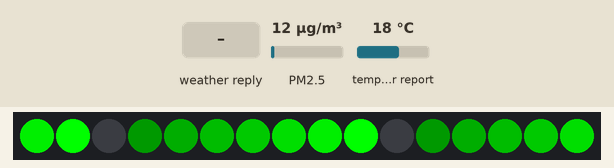
Bench run of a program on a simulated Raspberry Pi Pico running MicroPython. Shown: 16 RGB LEDs in strip order, left to right. The inputs (shaded band) are chosen by the test bench; at power-on: PM2.5 12 µg/m³, temperature in the web weather report 18 °C. WiFi joins after 1.5 s; requests to the public web service named in the program get a made-up reply in its usual format after 0.4 s (London, UTC, broken clouds, 64 % humidity, 1013 hPa unless stated); web requests get an empty 200 reply after 0.4 s; library files of the repository ran but are not shown: neopixel.py; what the program prints to the serial console is not drawn.

Above: at 6.13 s.
At 7.69 s:
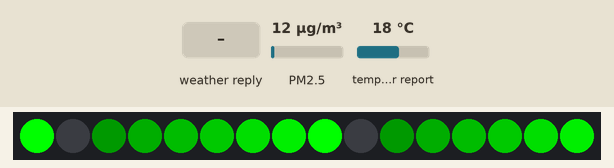
7.7 s: the web weather report turns to Snow
At 12.5 s:
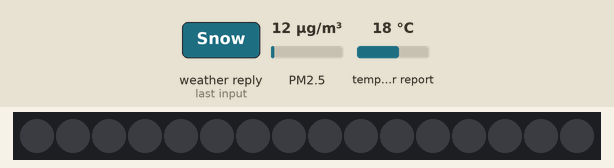

The program:

8._autoFineDustCheckByPicoWFadeWave.py
```python
# This code was written by Juhyun Kim.

import time
from neopixel import Neopixel
import network
import urequests
from timezoneChange import timeOfSeoul # timezoneChange.py 파일이 같은 폴더에 있어야 동작함


# 와이파이 정보
SSID = 'U+Net03CC'
password = 'J6FDFE#490'


# 자기 정보 넣기(Open Wether Map API Key, 측정하고자 하는 곳의 위도, 경도 정보, 자신이 사용하는 WiFi정보)
# https://openweathermap.org/appid 에서 로그인 하고 https://home.openweathermap.org/api_keys 로 이동해서 API Key를 발급받음
API_KEY = '24109ddecb29a5405afe2a8df42c5e34'

# 확인하고 싶은 위치 정보 입력
locations = [
    ('Seoul', '37.566', '126.9784'),
    ('San Francisco', '37.77493', '-122.41942'),
    ('Sevilla', '37.38283', '-5.97317')
]


# 와이파이 연결하기
wlan = network.WLAN(network.STA_IF)
wlan.active(True)
if not wlan.isconnected():
    # 와이파이 연결하기
    wlan.connect(SSID, password)  # 12, 13번 줄에 입력한 SSID와 password가 입력됨
    print("Waiting for Wi-Fi connection", end="...")
    print()
    while not wlan.isconnected():
        print(".", end="")
        time.sleep(1)
else:
    print(wlan.ifconfig())
    print("WiFi is Connected")
    print()


# 네오픽셀의 셀 갯수, PIO상태, 핀번호 정의
numpix = 16
PIO = 0
Pin = 22

# 네오픽셀이 RGB타입일 때 네오픽셀 수, PIO상태, 핀번호, 네오픽셀 타입 순으로 선택
strip = Neopixel(numpix, PIO, Pin, "RGB")

# 밝기 설정(0~255)
strip.brightness(255)


def get_air_quality_index(lat, lon, api_key):
    # 아래의 날씨 정보나 공기 오염도 조회 주소를 복사하여 브라우저의 주소창에 넣고 엔터를 누르면 JSON의 형태로 데이터를 받아볼 수 있음
    # 날씨 정보 조회
    # http://api.openweathermap.org/data/2.5/weather?lat={lat}&lon={lon}&appid={api_key}
    urlWeather = f'http://api.openweathermap.org/data/2.5/weather?lat={lat}&lon={lon}&appid={api_key}'
    response = urequests.get(urlWeather)
    dataWeather = response.json()

    # 공기 오염도 조회
    # http://api.openweathermap.org/data/2.5/air_pollution?lat={lat}&lon={lon}&appid={api_key}
    urlAQI = f'http://api.openweathermap.org/data/2.5/air_pollution?lat={lat}&lon={lon}&appid={api_key}'
    response = urequests.get(urlAQI)
    dataAQI = response.json()

    # weather는 설명이 직접 넘어옴
    # WeatherID 참고 링크: https://injunech.tistory.com/178
    weatherID = dataWeather['weather'][0]['id']
    weather = dataWeather['weather'][0]['description']
    location = dataWeather['name']
    print(f'Location: {location}')
    print(f'WeatherID: {weatherID}')
    print(f'Weather: {weather}')

    # aqi는 Air Quality Index
    # aqi = 1 # 1~5까지의 인덱스로 아래의 실제 데이터 대신 테스트 해볼 수 있음
    aqi = dataAQI['list'][0]['main']['aqi']
    print("AQI: " + str(aqi) + "[Good(1)~Bad(5)]")

    return aqi

def set_neopixel_color(aqi):
    # Green, Red, Blue의 순서로 되어 있음
    if aqi == 1:
        color = (0, 0, 255)  # Blue
    elif aqi == 2:
        color = (255, 0, 0)  # Green
    elif aqi == 3:
        color = (255, 255, 0)  # Yellow
    elif aqi == 4:
        color = (100, 255, 0)  # Orange
    elif aqi == 5:
        color = (0, 255, 0)  # Red
    else:
        color = (0, 128, 128)  # Purple (unknown)

    for i in range(numpix):
        strip.set_pixel(i, color)
        time.sleep(0.01)
        strip.show()


def fade_out():
    for brightness in range(255, -1, -5):
        for i in range(numpix):
            r, g, b = strip.get_pixel(i)  # 현재 셀의 색상 가져오기
            r = int(r * (brightness / 255))
            g = int(g * (brightness / 255))
            b = int(b * (brightness / 255))
            strip.set_pixel(i, (r, g, b))
        strip.show()
        time.sleep(0.05)

def fade_in(color):
    for brightness in range(0, 256, 5):
        for i in range(numpix):
            r = int(color[0] * (brightness / 255))
            g = int(color[1] * (brightness / 255))
            b = int(color[2] * (brightness / 255))
            strip.set_pixel(i, (r, g, b))
        strip.show()
        time.sleep(0.05)

def set_neopixel_wave_custom(aqi):
    if aqi == 1:
        color = (0, 0, 255)  # Blue
    elif aqi == 2:
        color = (255, 0, 0)  # Green
    elif aqi == 3:
        color = (255, 255, 0)  # Yellow
    elif aqi == 4:
        color = (100, 255, 0)  # Orange
    elif aqi == 5:
        color = (0, 255, 0)  # Red
    else:
        color = (0, 128, 128)  # Purple (unknown)

    fade_steps = [1.0, 0.8, 0.6, 0.4, 0.3, 0.2, 0.1, 0]  # 8단계 밝기
    start_indices = [0, 8]  # 시작 위치들

    fade_in(color)  # 처음에 서서히 밝아지기

    for _ in range(3):  # 반복 횟수
        for i in range(numpix):
            strip.clear()
            for start in start_indices:
                index = (start + i) % numpix
                for j, step in enumerate(fade_steps):
                    fade_index = (index - j) % numpix
                    r = int(color[0] * step)
                    g = int(color[1] * step)
                    b = int(color[2] * step)
                    strip.set_pixel(fade_index, (r, g, b))
            strip.show()
            time.sleep(0.1)  # 속도 조절

    fade_out()  # 마지막에 서서히 꺼지기

while True:
    updatedTime = timeOfSeoul()
    print(updatedTime)

    for location, lat, lon in locations:
        try:
            air_quality_index = get_air_quality_index(lat, lon, API_KEY)
            set_neopixel_wave_custom(air_quality_index)
        except Exception as e:
            print("Error:", e)
            strip.clear()

        print()
```

timezoneChange.py
```python
import urequests

def timeOfSeoul():
    # ✅ 올바른 시간 정보 가져오기
    url = "https://timejson.netlify.app/.netlify/functions/time"

    try:
        time_dict = urequests.get(url).json()

        # ✅ UTC 시간 가져오기
        utc_time_str = time_dict["time"]  # 예: "2025-03-08T13:20:20.850Z"
        date_str = time_dict["date"]  # 예: "2025-03-08"

        # ✅ 시간 추출 (ISO 8601 포맷 기준)
        year = int(date_str[:4])  # "2025-03-08" → 2025
        month = int(date_str[5:7])  # "2025-03-08" → 03
        day = int(date_str[8:10])  # "2025-03-08" → 08
        hour = int(utc_time_str[11:13])  # "2025-03-08T13:20:20.850Z" → 13
        minute = int(utc_time_str[14:16])  # "2025-03-08T13:20:20.850Z" → 20
        second = int(utc_time_str[17:19])  # "2025-03-08T13:20:20.850Z" → 20

        # ✅ KST 변환 (UTC+9)
        hour += 9
        if hour >= 24:
            hour -= 24
            day += 1  # 날짜 조정

        # ✅ 변환된 시간을 출력
        output_str = "{:04d}-{:02d}-{:02d} {:02d}:{:02d}:{:02d} KST".format(year, month, day, hour, minute, second)
        return output_str

    except Exception as e:
        return f"❌ Error: {e}"
```
